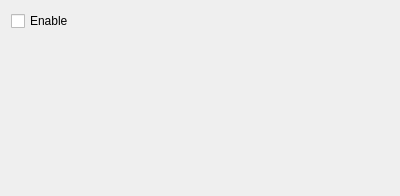
<?xml version="1.0" encoding="UTF-8"?>
<ui version="4.0">
 <class>Form</class>
 <widget class="QWidget" name="Form">
  <property name="geometry">
   <rect>
    <x>0</x>
    <y>0</y>
    <width>400</width>
    <height>196</height>
   </rect>
  </property>
  <property name="windowTitle">
   <string>Form</string>
  </property>
  <layout class="QVBoxLayout" name="verticalLayout">
   <item>
    <widget class="QCheckBox" name="enabler">
     <property name="enabled">
      <bool>true</bool>
     </property>
     <property name="minimumSize">
      <size>
       <width>0</width>
       <height>10</height>
      </size>
     </property>
     <property name="text">
      <string>Enable</string>
     </property>
    </widget>
   </item>
   <item>
    <widget class="PyDMEmbeddedDisplay" name="PyDMEmbeddedDisplay">
     <property name="enabled">
      <bool>false</bool>
     </property>
     <property name="sizePolicy">
      <sizepolicy hsizetype="Preferred" vsizetype="Preferred">
       <horstretch>0</horstretch>
       <verstretch>0</verstretch>
      </sizepolicy>
     </property>
     <property name="minimumSize">
      <size>
       <width>0</width>
       <height>10</height>
      </size>
     </property>
     <property name="toolTip">
      <string/>
     </property>
     <property name="frameShadow">
      <enum>QFrame::Plain</enum>
     </property>
     <property name="macros" stdset="0">
      <string>{&quot;DeviceName&quot;:&quot;BC1 I&quot;,&quot;write_pv&quot;:&quot;FBCK:FB04:LG01:S3DES&quot;,&quot;read_pv&quot;:&quot;BLEN:LI21:265:AIMAXCUS1H&quot;}</string>
     </property>
     <property name="filename" stdset="0">
      <string>read_write_tweak_device.ui</string>
     </property>
    </widget>
   </item>
   <item>
    <widget class="PyDMEmbeddedDisplay" name="PyDMEmbeddedDisplay_2">
     <property name="enabled">
      <bool>false</bool>
     </property>
     <property name="sizePolicy">
      <sizepolicy hsizetype="Preferred" vsizetype="Preferred">
       <horstretch>0</horstretch>
       <verstretch>0</verstretch>
      </sizepolicy>
     </property>
     <property name="minimumSize">
      <size>
       <width>0</width>
       <height>10</height>
      </size>
     </property>
     <property name="toolTip">
      <string/>
     </property>
     <property name="frameShadow">
      <enum>QFrame::Plain</enum>
     </property>
     <property name="macros" stdset="0">
      <string>{&quot;DeviceName&quot;:&quot;BC2 I&quot;,&quot;write_pv&quot;:&quot;FBCK:FB04:LG01:S5DES&quot;,&quot;read_pv&quot;:&quot;BLEN:LI24:886:BIMAXCUS1H&quot;}</string>
     </property>
     <property name="filename" stdset="0">
      <string>read_write_tweak_device.ui</string>
     </property>
    </widget>
   </item>
   <item>
    <widget class="PyDMEmbeddedDisplay" name="PyDMEmbeddedDisplay_3">
     <property name="enabled">
      <bool>false</bool>
     </property>
     <property name="sizePolicy">
      <sizepolicy hsizetype="Preferred" vsizetype="Preferred">
       <horstretch>0</horstretch>
       <verstretch>0</verstretch>
      </sizepolicy>
     </property>
     <property name="minimumSize">
      <size>
       <width>0</width>
       <height>10</height>
      </size>
     </property>
     <property name="toolTip">
      <string/>
     </property>
     <property name="frameShadow">
      <enum>QFrame::Plain</enum>
     </property>
     <property name="macros" stdset="0">
      <string>{&quot;DeviceName&quot;:&quot;Coll Left Jaw&quot;,&quot;write_pv&quot;:&quot;COLL:LI21:235:MOTR.VAL&quot;,&quot;read_pv&quot;:&quot;COLL:LI21:235:MOTR.RBV&quot;}</string>
     </property>
     <property name="filename" stdset="0">
      <string>read_write_tweak_device.ui</string>
     </property>
    </widget>
   </item>
   <item>
    <widget class="PyDMEmbeddedDisplay" name="PyDMEmbeddedDisplay_4">
     <property name="enabled">
      <bool>false</bool>
     </property>
     <property name="sizePolicy">
      <sizepolicy hsizetype="Preferred" vsizetype="Preferred">
       <horstretch>0</horstretch>
       <verstretch>0</verstretch>
      </sizepolicy>
     </property>
     <property name="minimumSize">
      <size>
       <width>0</width>
       <height>10</height>
      </size>
     </property>
     <property name="toolTip">
      <string/>
     </property>
     <property name="frameShadow">
      <enum>QFrame::Plain</enum>
     </property>
     <property name="macros" stdset="0">
      <string>{&quot;DeviceName&quot;:&quot;Coll Right Jaw&quot;,&quot;write_pv&quot;:&quot;COLL:LI21:236:MOTR.VAL&quot;,&quot;read_pv&quot;:&quot;COLL:LI21:236:MOTR.RBV&quot;}</string>
     </property>
     <property name="filename" stdset="0">
      <string>read_write_tweak_device.ui</string>
     </property>
    </widget>
   </item>
  </layout>
 </widget>
 <customwidgets>
  <customwidget>
   <class>PyDMEmbeddedDisplay</class>
   <extends>QFrame</extends>
   <header>pydm.widgets.embedded_display</header>
  </customwidget>
 </customwidgets>
 <resources/>
 <connections/>
</ui>
